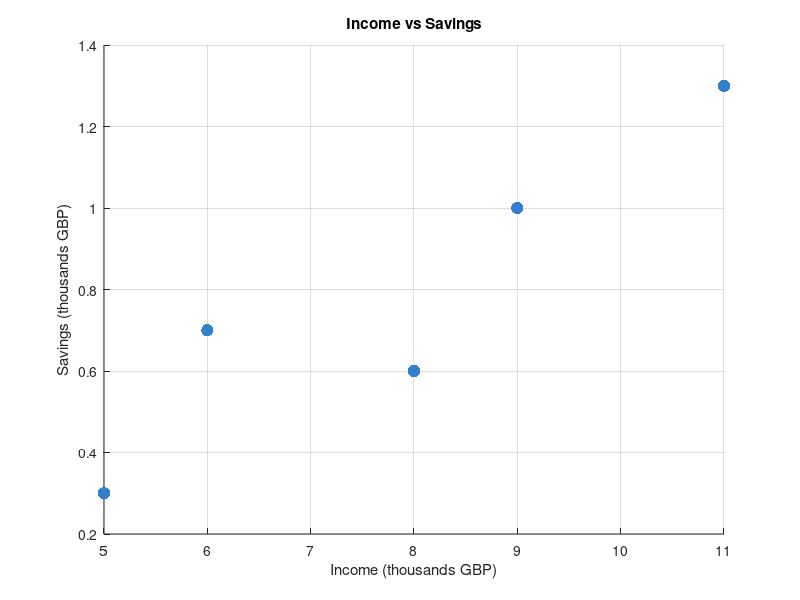

Write the MATLAB code that produced this figure. (Note: this script raises an error after producing the figure.)
%% Question 1: Income (X, thousands GBP) vs Savings (Y, thousands GBP)
% (a) Scatter plot
% (b) Least-squares regression of savings on income (and plot line)
% (c) Predict savings when income = 7000 GBP (i.e., X = 7 in thousands)

clear; clc; close all;

%% Data (income X, savings Y) in thousands GBP
X = [8; 11; 9; 6; 5];
Y = [0.6; 1.3; 1.0; 0.7; 0.3];

%% (a) Scatter plot
figure('Position', [100, 100, 700, 500]);
scatter(X, Y, 80, 'filled', 'MarkerFaceColor', [0.2 0.5 0.8]);
hold on; grid on;
xlabel('Income (thousands GBP)');
ylabel('Savings (thousands GBP)');
title('Income vs Savings');

%% (b) Least-squares regression Y on X
mdl = fitlm(X, Y, 'VarNames', {'Income','Savings'});
coef = mdl.Coefficients.Estimate; % [intercept; slope]
b0 = coef(1);
b1 = coef(2);

% Regression line for plotting
x_line = linspace(min(X)-0.5, max(X)+0.5, 100)';
y_line = b0 + b1 .* x_line;
plot(x_line, y_line, 'r-', 'LineWidth', 2);
legend('Data points', sprintf('Y = %.3f + %.3fX', b0, b1), 'Location', 'northwest');

% Print results
fprintf('Regression equation (Y on X): Y = %.4f + %.4f * X\n', b0, b1);
fprintf('Correlation (r): %.4f\n', corr(X, Y));
fprintf('R-squared: %.4f\n\n', mdl.Rsquared.Ordinary);

%% (c) Predict savings when income = 7000 GBP (X = 7)
X_new = 7; % income in thousands GBP
Y_pred = b0 + b1 * X_new;
fprintf('Predicted savings at income = 7000 GBP: %.4f (thousands GBP)\n', Y_pred);
fprintf('That is approximately GBP %.2f\n', Y_pred * 1000);

% Mark the predicted point on the plot
plot(X_new, Y_pred, 'ko', 'MarkerSize', 8, 'MarkerFaceColor', 'y');
text(X_new, Y_pred, sprintf('  (7, %.1f)', Y_pred), 'VerticalAlignment', 'bottom');
